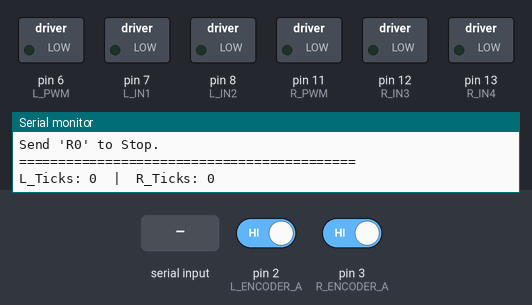
The sketch below on a simulated Arduino Uno, built with avr-gcc and run on an emulated ATmega328P. On the bench: switched loads named in the sketch (green lamp = pin HIGH), the last lines printed to the serial monitor. The test bench sets the inputs (shaded band); at power-on: pin 2 (L_ENCODER_A) HIGH, pin 3 (R_ENCODER_A) HIGH.

Above: at 1.2 s.
1.3 s: "L90\n" received over Serial
At 1.7 s:
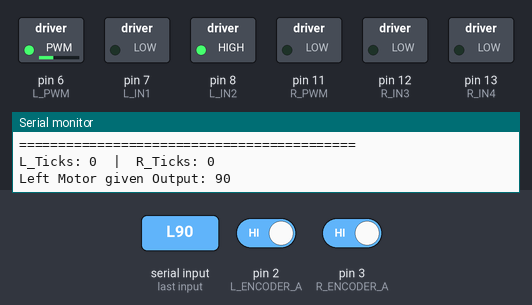
2.8 s: "R90\n" received over Serial
At 4.0 s:
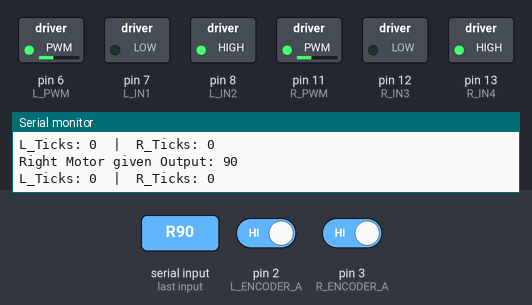
4.3 s: "L,45\n" received over Serial
At 5.2 s:
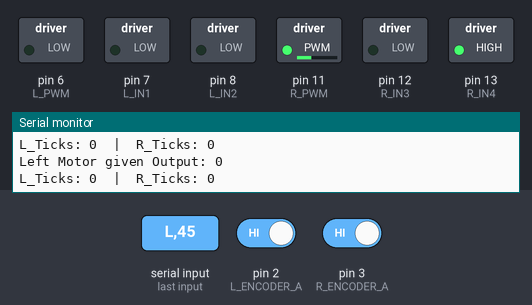
5.8 s: "l90\n" received over Serial
At 6.3 s:
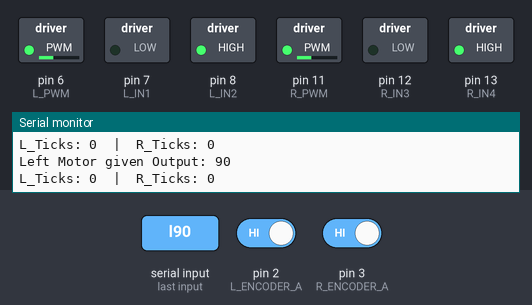
7.3 s: "l,45\n" received over Serial
At 8.6 s:
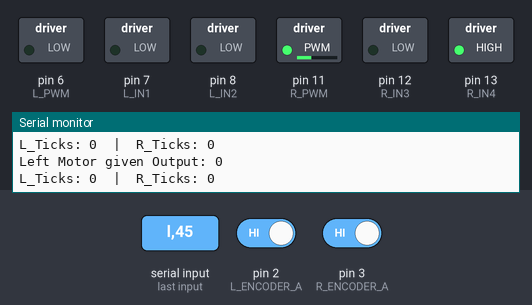
Timing chart, 0 to 9.8 s (numbered marks = the images above; inputs shaded):
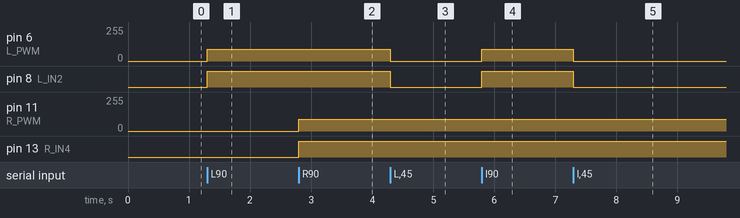

Measured:
- after the input at 1.3 s, pin 6 (L_PWM): 0/255 → 90/255 at once; pin 8 (L_IN2): LOW → HIGH at once
- after the input at 2.8 s, pin 11 (R_PWM): 0/255 → 90/255 at once; pin 13 (R_IN4): LOW → HIGH at once
- after the input at 4.3 s, pin 6 (L_PWM): 90/255 → 0/255 at once; pin 8 (L_IN2): HIGH → LOW at once
- after the input at 5.8 s, pin 6 (L_PWM): 0/255 → 90/255 at once; pin 8 (L_IN2): LOW → HIGH at once
- after the input at 7.3 s, pin 6 (L_PWM): 90/255 → 0/255 at once; pin 8 (L_IN2): HIGH → LOW at once

The sketch:

hardware_test.ino
```cpp
// --- HARDWARE DIAGNOSTIC SCRIPT ---
// This disables ALL closed-loop PID and allows you to test raw motor power and
// encoder counting. Use the Arduino IDE Serial Monitor (115200 baud) to send
// commands. Send "L150" to push 150 power to Left motor. Send "L0" to stop.
// Send "R150" to push 150 power to Right motor. Send "R0" to stop.
// Send "L-150" to drive left backwards.

#define L_ENCODER_A 2
#define L_ENCODER_B 4
#define R_ENCODER_A 3
#define R_ENCODER_B 5

#define L_IN1 7
#define L_IN2 8
#define L_PWM 6
#define R_IN3 12
#define R_IN4 13
#define R_PWM 11

volatile long left_ticks = 0;
volatile long right_ticks = 0;

void doEncoderLeft() {
  if (digitalRead(L_ENCODER_A) == digitalRead(L_ENCODER_B)) {
    left_ticks--;
  } else {
    left_ticks++;
  }
}

void doEncoderRight() {
  if (digitalRead(R_ENCODER_A) == digitalRead(R_ENCODER_B)) {
    right_ticks++;
  } else {
    right_ticks--;
  }
}

void setup() {
  Serial.begin(115200);
  pinMode(L_ENCODER_A, INPUT_PULLUP);
  pinMode(L_ENCODER_B, INPUT_PULLUP);
  pinMode(R_ENCODER_A, INPUT_PULLUP);
  pinMode(R_ENCODER_B, INPUT_PULLUP);

  pinMode(L_IN1, OUTPUT);
  pinMode(L_IN2, OUTPUT);
  pinMode(L_PWM, OUTPUT);
  pinMode(R_IN3, OUTPUT);
  pinMode(R_IN4, OUTPUT);
  pinMode(R_PWM, OUTPUT);

  attachInterrupt(digitalPinToInterrupt(L_ENCODER_A), doEncoderLeft, RISING);
  attachInterrupt(digitalPinToInterrupt(R_ENCODER_A), doEncoderRight, RISING);

  Serial.println("===========================================");
  Serial.println("Hardware Diagnostics Ready.");
  Serial.println("Send 'L150' for Left Forward, 'L-150' for Left Backward.");
  Serial.println("Send 'L0' to Stop.");
  Serial.println("Send 'R150' for Right Forward, 'R-150' for Right Backward.");
  Serial.println("Send 'R0' to Stop.");
  Serial.println("===========================================");
}

void loop() {
  if (Serial.available()) {
    String cmd = Serial.readStringUntil('\n');
    cmd.trim();
    if (cmd.length() == 0)
      return;

    char motor = cmd.charAt(0);
    int pwm = cmd.substring(1).toInt();

    if (motor == 'L' || motor == 'l') {
      setMotorL(pwm);
      Serial.print("Left Motor given Output: ");
      Serial.println(pwm);
    } else if (motor == 'R' || motor == 'r') {
      setMotorR(pwm);
      Serial.print("Right Motor given Output: ");
      Serial.println(pwm);
    } else if (motor == 'S' || motor == 's') {
      setMotorL(0);
      setMotorR(0);
      Serial.println("EMERGENCY STOP!");
    }
  }

  // Print telemetry every second
  static unsigned long last_print = 0;
  if (millis() - last_print > 1000) {
    last_print = millis();
    Serial.print("L_Ticks: ");
    Serial.print(left_ticks);
    Serial.print("\t|\tR_Ticks: ");
    Serial.println(right_ticks);
  }
}

void setMotorL(int pwm) {
  // Invert PWM: Positive command must produce negative actual PWM to drive
  // physically forward
  int out = constrain(-pwm, -255, 255);
  if (out > 0) {
    digitalWrite(L_IN1, HIGH);
    digitalWrite(L_IN2, LOW);
    analogWrite(L_PWM, out);
  } else if (out < 0) {
    digitalWrite(L_IN1, LOW);
    digitalWrite(L_IN2, HIGH);
    analogWrite(L_PWM, -out);
  } else {
    digitalWrite(L_IN1, LOW);
    digitalWrite(L_IN2, LOW);
    analogWrite(L_PWM, 0);
  }
}

void setMotorR(int pwm) {
  // Invert PWM: Positive command must produce negative actual PWM to drive
  // physically forward
  int out = constrain(-pwm, -255, 255);
  if (out > 0) {
    digitalWrite(R_IN3, HIGH);
    digitalWrite(R_IN4, LOW);
    analogWrite(R_PWM, out);
  } else if (out < 0) {
    digitalWrite(R_IN3, LOW);
    digitalWrite(R_IN4, HIGH);
    analogWrite(R_PWM, -out);
  } else {
    digitalWrite(R_IN3, LOW);
    digitalWrite(R_IN4, LOW);
    analogWrite(R_PWM, 0);
  }
}
```
